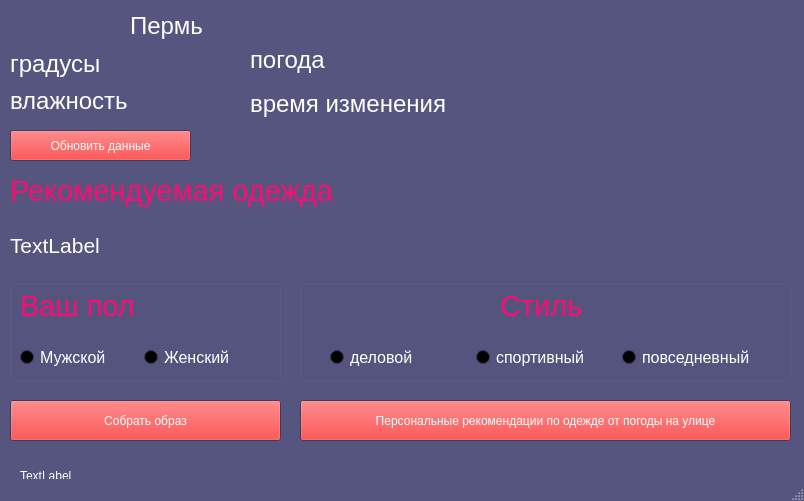
<?xml version="1.0" encoding="UTF-8"?>
<ui version="4.0">
 <class>MainWindow</class>
 <widget class="QMainWindow" name="MainWindow">
  <property name="geometry">
   <rect>
    <x>0</x>
    <y>0</y>
    <width>804</width>
    <height>501</height>
   </rect>
  </property>
  <property name="palette">
   <palette>
    <active>
     <colorrole role="WindowText">
      <brush brushstyle="SolidPattern">
       <color alpha="255">
        <red>255</red>
        <green>255</green>
        <blue>255</blue>
       </color>
      </brush>
     </colorrole>
     <colorrole role="Button">
      <brush brushstyle="SolidPattern">
       <color alpha="255">
        <red>85</red>
        <green>85</green>
        <blue>127</blue>
       </color>
      </brush>
     </colorrole>
     <colorrole role="Light">
      <brush brushstyle="SolidPattern">
       <color alpha="255">
        <red>127</red>
        <green>127</green>
        <blue>190</blue>
       </color>
      </brush>
     </colorrole>
     <colorrole role="Midlight">
      <brush brushstyle="SolidPattern">
       <color alpha="255">
        <red>106</red>
        <green>106</green>
        <blue>158</blue>
       </color>
      </brush>
     </colorrole>
     <colorrole role="Dark">
      <brush brushstyle="SolidPattern">
       <color alpha="255">
        <red>42</red>
        <green>42</green>
        <blue>63</blue>
       </color>
      </brush>
     </colorrole>
     <colorrole role="Mid">
      <brush brushstyle="SolidPattern">
       <color alpha="255">
        <red>57</red>
        <green>57</green>
        <blue>85</blue>
       </color>
      </brush>
     </colorrole>
     <colorrole role="Text">
      <brush brushstyle="SolidPattern">
       <color alpha="255">
        <red>255</red>
        <green>255</green>
        <blue>255</blue>
       </color>
      </brush>
     </colorrole>
     <colorrole role="BrightText">
      <brush brushstyle="SolidPattern">
       <color alpha="255">
        <red>255</red>
        <green>255</green>
        <blue>255</blue>
       </color>
      </brush>
     </colorrole>
     <colorrole role="ButtonText">
      <brush brushstyle="SolidPattern">
       <color alpha="255">
        <red>255</red>
        <green>255</green>
        <blue>255</blue>
       </color>
      </brush>
     </colorrole>
     <colorrole role="Base">
      <brush brushstyle="SolidPattern">
       <color alpha="255">
        <red>0</red>
        <green>0</green>
        <blue>0</blue>
       </color>
      </brush>
     </colorrole>
     <colorrole role="Window">
      <brush brushstyle="SolidPattern">
       <color alpha="255">
        <red>85</red>
        <green>85</green>
        <blue>127</blue>
       </color>
      </brush>
     </colorrole>
     <colorrole role="Shadow">
      <brush brushstyle="SolidPattern">
       <color alpha="255">
        <red>0</red>
        <green>0</green>
        <blue>0</blue>
       </color>
      </brush>
     </colorrole>
     <colorrole role="AlternateBase">
      <brush brushstyle="SolidPattern">
       <color alpha="255">
        <red>42</red>
        <green>42</green>
        <blue>63</blue>
       </color>
      </brush>
     </colorrole>
     <colorrole role="ToolTipBase">
      <brush brushstyle="SolidPattern">
       <color alpha="255">
        <red>255</red>
        <green>255</green>
        <blue>220</blue>
       </color>
      </brush>
     </colorrole>
     <colorrole role="ToolTipText">
      <brush brushstyle="SolidPattern">
       <color alpha="255">
        <red>0</red>
        <green>0</green>
        <blue>0</blue>
       </color>
      </brush>
     </colorrole>
     <colorrole role="PlaceholderText">
      <brush brushstyle="SolidPattern">
       <color alpha="127">
        <red>255</red>
        <green>255</green>
        <blue>255</blue>
       </color>
      </brush>
     </colorrole>
     <colorrole role="Accent">
      <brush brushstyle="SolidPattern">
       <color alpha="255">
        <red>0</red>
        <green>0</green>
        <blue>0</blue>
       </color>
      </brush>
     </colorrole>
    </active>
    <inactive>
     <colorrole role="WindowText">
      <brush brushstyle="SolidPattern">
       <color alpha="255">
        <red>255</red>
        <green>255</green>
        <blue>255</blue>
       </color>
      </brush>
     </colorrole>
     <colorrole role="Button">
      <brush brushstyle="SolidPattern">
       <color alpha="255">
        <red>85</red>
        <green>85</green>
        <blue>127</blue>
       </color>
      </brush>
     </colorrole>
     <colorrole role="Light">
      <brush brushstyle="SolidPattern">
       <color alpha="255">
        <red>127</red>
        <green>127</green>
        <blue>190</blue>
       </color>
      </brush>
     </colorrole>
     <colorrole role="Midlight">
      <brush brushstyle="SolidPattern">
       <color alpha="255">
        <red>106</red>
        <green>106</green>
        <blue>158</blue>
       </color>
      </brush>
     </colorrole>
     <colorrole role="Dark">
      <brush brushstyle="SolidPattern">
       <color alpha="255">
        <red>42</red>
        <green>42</green>
        <blue>63</blue>
       </color>
      </brush>
     </colorrole>
     <colorrole role="Mid">
      <brush brushstyle="SolidPattern">
       <color alpha="255">
        <red>57</red>
        <green>57</green>
        <blue>85</blue>
       </color>
      </brush>
     </colorrole>
     <colorrole role="Text">
      <brush brushstyle="SolidPattern">
       <color alpha="255">
        <red>255</red>
        <green>255</green>
        <blue>255</blue>
       </color>
      </brush>
     </colorrole>
     <colorrole role="BrightText">
      <brush brushstyle="SolidPattern">
       <color alpha="255">
        <red>255</red>
        <green>255</green>
        <blue>255</blue>
       </color>
      </brush>
     </colorrole>
     <colorrole role="ButtonText">
      <brush brushstyle="SolidPattern">
       <color alpha="255">
        <red>255</red>
        <green>255</green>
        <blue>255</blue>
       </color>
      </brush>
     </colorrole>
     <colorrole role="Base">
      <brush brushstyle="SolidPattern">
       <color alpha="255">
        <red>0</red>
        <green>0</green>
        <blue>0</blue>
       </color>
      </brush>
     </colorrole>
     <colorrole role="Window">
      <brush brushstyle="SolidPattern">
       <color alpha="255">
        <red>85</red>
        <green>85</green>
        <blue>127</blue>
       </color>
      </brush>
     </colorrole>
     <colorrole role="Shadow">
      <brush brushstyle="SolidPattern">
       <color alpha="255">
        <red>0</red>
        <green>0</green>
        <blue>0</blue>
       </color>
      </brush>
     </colorrole>
     <colorrole role="AlternateBase">
      <brush brushstyle="SolidPattern">
       <color alpha="255">
        <red>42</red>
        <green>42</green>
        <blue>63</blue>
       </color>
      </brush>
     </colorrole>
     <colorrole role="ToolTipBase">
      <brush brushstyle="SolidPattern">
       <color alpha="255">
        <red>255</red>
        <green>255</green>
        <blue>220</blue>
       </color>
      </brush>
     </colorrole>
     <colorrole role="ToolTipText">
      <brush brushstyle="SolidPattern">
       <color alpha="255">
        <red>0</red>
        <green>0</green>
        <blue>0</blue>
       </color>
      </brush>
     </colorrole>
     <colorrole role="PlaceholderText">
      <brush brushstyle="SolidPattern">
       <color alpha="127">
        <red>255</red>
        <green>255</green>
        <blue>255</blue>
       </color>
      </brush>
     </colorrole>
     <colorrole role="Accent">
      <brush brushstyle="SolidPattern">
       <color alpha="255">
        <red>0</red>
        <green>0</green>
        <blue>0</blue>
       </color>
      </brush>
     </colorrole>
    </inactive>
    <disabled>
     <colorrole role="WindowText">
      <brush brushstyle="SolidPattern">
       <color alpha="255">
        <red>42</red>
        <green>42</green>
        <blue>63</blue>
       </color>
      </brush>
     </colorrole>
     <colorrole role="Button">
      <brush brushstyle="SolidPattern">
       <color alpha="255">
        <red>85</red>
        <green>85</green>
        <blue>127</blue>
       </color>
      </brush>
     </colorrole>
     <colorrole role="Light">
      <brush brushstyle="SolidPattern">
       <color alpha="255">
        <red>127</red>
        <green>127</green>
        <blue>190</blue>
       </color>
      </brush>
     </colorrole>
     <colorrole role="Midlight">
      <brush brushstyle="SolidPattern">
       <color alpha="255">
        <red>106</red>
        <green>106</green>
        <blue>158</blue>
       </color>
      </brush>
     </colorrole>
     <colorrole role="Dark">
      <brush brushstyle="SolidPattern">
       <color alpha="255">
        <red>42</red>
        <green>42</green>
        <blue>63</blue>
       </color>
      </brush>
     </colorrole>
     <colorrole role="Mid">
      <brush brushstyle="SolidPattern">
       <color alpha="255">
        <red>57</red>
        <green>57</green>
        <blue>85</blue>
       </color>
      </brush>
     </colorrole>
     <colorrole role="Text">
      <brush brushstyle="SolidPattern">
       <color alpha="255">
        <red>42</red>
        <green>42</green>
        <blue>63</blue>
       </color>
      </brush>
     </colorrole>
     <colorrole role="BrightText">
      <brush brushstyle="SolidPattern">
       <color alpha="255">
        <red>255</red>
        <green>255</green>
        <blue>255</blue>
       </color>
      </brush>
     </colorrole>
     <colorrole role="ButtonText">
      <brush brushstyle="SolidPattern">
       <color alpha="255">
        <red>42</red>
        <green>42</green>
        <blue>63</blue>
       </color>
      </brush>
     </colorrole>
     <colorrole role="Base">
      <brush brushstyle="SolidPattern">
       <color alpha="255">
        <red>85</red>
        <green>85</green>
        <blue>127</blue>
       </color>
      </brush>
     </colorrole>
     <colorrole role="Window">
      <brush brushstyle="SolidPattern">
       <color alpha="255">
        <red>85</red>
        <green>85</green>
        <blue>127</blue>
       </color>
      </brush>
     </colorrole>
     <colorrole role="Shadow">
      <brush brushstyle="SolidPattern">
       <color alpha="255">
        <red>0</red>
        <green>0</green>
        <blue>0</blue>
       </color>
      </brush>
     </colorrole>
     <colorrole role="AlternateBase">
      <brush brushstyle="SolidPattern">
       <color alpha="255">
        <red>85</red>
        <green>85</green>
        <blue>127</blue>
       </color>
      </brush>
     </colorrole>
     <colorrole role="ToolTipBase">
      <brush brushstyle="SolidPattern">
       <color alpha="255">
        <red>255</red>
        <green>255</green>
        <blue>220</blue>
       </color>
      </brush>
     </colorrole>
     <colorrole role="ToolTipText">
      <brush brushstyle="SolidPattern">
       <color alpha="255">
        <red>0</red>
        <green>0</green>
        <blue>0</blue>
       </color>
      </brush>
     </colorrole>
     <colorrole role="PlaceholderText">
      <brush brushstyle="SolidPattern">
       <color alpha="127">
        <red>42</red>
        <green>42</green>
        <blue>63</blue>
       </color>
      </brush>
     </colorrole>
     <colorrole role="Accent">
      <brush brushstyle="SolidPattern">
       <color alpha="255">
        <red>60</red>
        <green>60</green>
        <blue>89</blue>
       </color>
      </brush>
     </colorrole>
    </disabled>
   </palette>
  </property>
  <property name="windowTitle">
   <string>MainWindow</string>
  </property>
  <widget class="QWidget" name="centralwidget">
   <widget class="QLabel" name="cityLabel">
    <property name="geometry">
     <rect>
      <x>130</x>
      <y>10</y>
      <width>411</width>
      <height>31</height>
     </rect>
    </property>
    <property name="font">
     <font>
      <pointsize>18</pointsize>
      <bold>false</bold>
     </font>
    </property>
    <property name="text">
     <string>Пермь</string>
    </property>
   </widget>
   <widget class="QLabel" name="weatherIcon">
    <property name="geometry">
     <rect>
      <x>20</x>
      <y>450</y>
      <width>81</width>
      <height>51</height>
     </rect>
    </property>
    <property name="text">
     <string>TextLabel</string>
    </property>
   </widget>
   <widget class="QPushButton" name="refreshButton">
    <property name="geometry">
     <rect>
      <x>10</x>
      <y>130</y>
      <width>181</width>
      <height>31</height>
     </rect>
    </property>
    <property name="palette">
     <palette>
      <active>
       <colorrole role="Button">
        <brush brushstyle="SolidPattern">
         <color alpha="255">
          <red>255</red>
          <green>0</green>
          <blue>0</blue>
         </color>
        </brush>
       </colorrole>
      </active>
      <inactive>
       <colorrole role="Button">
        <brush brushstyle="SolidPattern">
         <color alpha="255">
          <red>255</red>
          <green>0</green>
          <blue>0</blue>
         </color>
        </brush>
       </colorrole>
      </inactive>
      <disabled>
       <colorrole role="Button">
        <brush brushstyle="SolidPattern">
         <color alpha="255">
          <red>255</red>
          <green>0</green>
          <blue>0</blue>
         </color>
        </brush>
       </colorrole>
      </disabled>
     </palette>
    </property>
    <property name="text">
     <string>Обновить данные</string>
    </property>
   </widget>
   <widget class="QLabel" name="label_4">
    <property name="geometry">
     <rect>
      <x>10</x>
      <y>170</y>
      <width>421</width>
      <height>41</height>
     </rect>
    </property>
    <property name="palette">
     <palette>
      <active>
       <colorrole role="WindowText">
        <brush brushstyle="SolidPattern">
         <color alpha="255">
          <red>255</red>
          <green>10</green>
          <blue>116</blue>
         </color>
        </brush>
       </colorrole>
       <colorrole role="Text">
        <brush brushstyle="SolidPattern">
         <color alpha="255">
          <red>255</red>
          <green>0</green>
          <blue>0</blue>
         </color>
        </brush>
       </colorrole>
      </active>
      <inactive>
       <colorrole role="WindowText">
        <brush brushstyle="SolidPattern">
         <color alpha="255">
          <red>255</red>
          <green>10</green>
          <blue>116</blue>
         </color>
        </brush>
       </colorrole>
       <colorrole role="Text">
        <brush brushstyle="SolidPattern">
         <color alpha="255">
          <red>255</red>
          <green>0</green>
          <blue>0</blue>
         </color>
        </brush>
       </colorrole>
      </inactive>
      <disabled/>
     </palette>
    </property>
    <property name="font">
     <font>
      <pointsize>22</pointsize>
     </font>
    </property>
    <property name="text">
     <string>Рекомендуемая одежда</string>
    </property>
   </widget>
   <widget class="QLabel" name="clothingLabel">
    <property name="geometry">
     <rect>
      <x>10</x>
      <y>210</y>
      <width>821</width>
      <height>71</height>
     </rect>
    </property>
    <property name="palette">
     <palette>
      <active>
       <colorrole role="Window">
        <brush brushstyle="SolidPattern">
         <color alpha="255">
          <red>255</red>
          <green>0</green>
          <blue>0</blue>
         </color>
        </brush>
       </colorrole>
      </active>
      <inactive>
       <colorrole role="Window">
        <brush brushstyle="SolidPattern">
         <color alpha="255">
          <red>255</red>
          <green>0</green>
          <blue>0</blue>
         </color>
        </brush>
       </colorrole>
      </inactive>
      <disabled>
       <colorrole role="Base">
        <brush brushstyle="SolidPattern">
         <color alpha="255">
          <red>255</red>
          <green>0</green>
          <blue>0</blue>
         </color>
        </brush>
       </colorrole>
       <colorrole role="Window">
        <brush brushstyle="SolidPattern">
         <color alpha="255">
          <red>255</red>
          <green>0</green>
          <blue>0</blue>
         </color>
        </brush>
       </colorrole>
      </disabled>
     </palette>
    </property>
    <property name="font">
     <font>
      <pointsize>16</pointsize>
     </font>
    </property>
    <property name="text">
     <string>TextLabel</string>
    </property>
   </widget>
   <widget class="QGroupBox" name="genderGroupBox">
    <property name="geometry">
     <rect>
      <x>10</x>
      <y>280</y>
      <width>271</width>
      <height>101</height>
     </rect>
    </property>
    <property name="title">
     <string/>
    </property>
    <widget class="QLabel" name="label_5">
     <property name="geometry">
      <rect>
       <x>10</x>
       <y>10</y>
       <width>351</width>
       <height>31</height>
      </rect>
     </property>
     <property name="palette">
      <palette>
       <active>
        <colorrole role="WindowText">
         <brush brushstyle="SolidPattern">
          <color alpha="255">
           <red>255</red>
           <green>10</green>
           <blue>116</blue>
          </color>
         </brush>
        </colorrole>
        <colorrole role="Text">
         <brush brushstyle="SolidPattern">
          <color alpha="255">
           <red>255</red>
           <green>0</green>
           <blue>0</blue>
          </color>
         </brush>
        </colorrole>
       </active>
       <inactive>
        <colorrole role="WindowText">
         <brush brushstyle="SolidPattern">
          <color alpha="255">
           <red>255</red>
           <green>10</green>
           <blue>116</blue>
          </color>
         </brush>
        </colorrole>
        <colorrole role="Text">
         <brush brushstyle="SolidPattern">
          <color alpha="255">
           <red>255</red>
           <green>0</green>
           <blue>0</blue>
          </color>
         </brush>
        </colorrole>
       </inactive>
       <disabled/>
      </palette>
     </property>
     <property name="font">
      <font>
       <pointsize>22</pointsize>
      </font>
     </property>
     <property name="text">
      <string>Ваш пол</string>
     </property>
    </widget>
    <widget class="QWidget" name="layoutWidget">
     <property name="geometry">
      <rect>
       <x>10</x>
       <y>60</y>
       <width>241</width>
       <height>35</height>
      </rect>
     </property>
     <layout class="QHBoxLayout" name="horizontalLayout_2">
      <item>
       <widget class="QRadioButton" name="radioButtonMale">
        <property name="palette">
         <palette>
          <active>
           <colorrole role="Text">
            <brush brushstyle="SolidPattern">
             <color alpha="255">
              <red>0</red>
              <green>0</green>
              <blue>255</blue>
             </color>
            </brush>
           </colorrole>
          </active>
          <inactive>
           <colorrole role="Text">
            <brush brushstyle="SolidPattern">
             <color alpha="255">
              <red>0</red>
              <green>0</green>
              <blue>255</blue>
             </color>
            </brush>
           </colorrole>
          </inactive>
          <disabled/>
         </palette>
        </property>
        <property name="font">
         <font>
          <pointsize>12</pointsize>
         </font>
        </property>
        <property name="text">
         <string>Мужской</string>
        </property>
       </widget>
      </item>
      <item>
       <widget class="QRadioButton" name="radioButtonFemale">
        <property name="palette">
         <palette>
          <active>
           <colorrole role="Text">
            <brush brushstyle="SolidPattern">
             <color alpha="255">
              <red>255</red>
              <green>0</green>
              <blue>127</blue>
             </color>
            </brush>
           </colorrole>
          </active>
          <inactive>
           <colorrole role="Text">
            <brush brushstyle="SolidPattern">
             <color alpha="255">
              <red>255</red>
              <green>0</green>
              <blue>127</blue>
             </color>
            </brush>
           </colorrole>
          </inactive>
          <disabled/>
         </palette>
        </property>
        <property name="font">
         <font>
          <pointsize>12</pointsize>
         </font>
        </property>
        <property name="text">
         <string>Женский </string>
        </property>
       </widget>
      </item>
     </layout>
    </widget>
   </widget>
   <widget class="QGroupBox" name="styleGroupBox">
    <property name="geometry">
     <rect>
      <x>300</x>
      <y>280</y>
      <width>491</width>
      <height>101</height>
     </rect>
    </property>
    <property name="title">
     <string/>
    </property>
    <widget class="QLabel" name="label_6">
     <property name="geometry">
      <rect>
       <x>200</x>
       <y>10</y>
       <width>351</width>
       <height>31</height>
      </rect>
     </property>
     <property name="palette">
      <palette>
       <active>
        <colorrole role="WindowText">
         <brush brushstyle="SolidPattern">
          <color alpha="255">
           <red>255</red>
           <green>10</green>
           <blue>116</blue>
          </color>
         </brush>
        </colorrole>
        <colorrole role="Text">
         <brush brushstyle="SolidPattern">
          <color alpha="255">
           <red>255</red>
           <green>0</green>
           <blue>0</blue>
          </color>
         </brush>
        </colorrole>
       </active>
       <inactive>
        <colorrole role="WindowText">
         <brush brushstyle="SolidPattern">
          <color alpha="255">
           <red>255</red>
           <green>10</green>
           <blue>116</blue>
          </color>
         </brush>
        </colorrole>
        <colorrole role="Text">
         <brush brushstyle="SolidPattern">
          <color alpha="255">
           <red>255</red>
           <green>0</green>
           <blue>0</blue>
          </color>
         </brush>
        </colorrole>
       </inactive>
       <disabled/>
      </palette>
     </property>
     <property name="font">
      <font>
       <pointsize>22</pointsize>
      </font>
     </property>
     <property name="text">
      <string>Стиль</string>
     </property>
    </widget>
    <widget class="QWidget" name="layoutWidget">
     <property name="geometry">
      <rect>
       <x>30</x>
       <y>60</y>
       <width>432</width>
       <height>35</height>
      </rect>
     </property>
     <layout class="QHBoxLayout" name="horizontalLayout_6">
      <item>
       <widget class="QRadioButton" name="radioButtonBusiness">
        <property name="font">
         <font>
          <pointsize>12</pointsize>
         </font>
        </property>
        <property name="text">
         <string>деловой</string>
        </property>
       </widget>
      </item>
      <item>
       <widget class="QRadioButton" name="radioButtonSport">
        <property name="font">
         <font>
          <pointsize>12</pointsize>
         </font>
        </property>
        <property name="text">
         <string>спортивный</string>
        </property>
       </widget>
      </item>
      <item>
       <widget class="QRadioButton" name="radioButtonCasual">
        <property name="font">
         <font>
          <pointsize>12</pointsize>
         </font>
        </property>
        <property name="text">
         <string>повседневный</string>
        </property>
       </widget>
      </item>
     </layout>
    </widget>
   </widget>
   <widget class="QPushButton" name="clothingAdviceButton">
    <property name="geometry">
     <rect>
      <x>300</x>
      <y>400</y>
      <width>491</width>
      <height>41</height>
     </rect>
    </property>
    <property name="palette">
     <palette>
      <active>
       <colorrole role="Button">
        <brush brushstyle="SolidPattern">
         <color alpha="255">
          <red>255</red>
          <green>0</green>
          <blue>0</blue>
         </color>
        </brush>
       </colorrole>
      </active>
      <inactive>
       <colorrole role="Button">
        <brush brushstyle="SolidPattern">
         <color alpha="255">
          <red>255</red>
          <green>0</green>
          <blue>0</blue>
         </color>
        </brush>
       </colorrole>
      </inactive>
      <disabled>
       <colorrole role="Button">
        <brush brushstyle="SolidPattern">
         <color alpha="255">
          <red>255</red>
          <green>0</green>
          <blue>0</blue>
         </color>
        </brush>
       </colorrole>
      </disabled>
     </palette>
    </property>
    <property name="text">
     <string>Персональные рекомендации по одежде от погоды на улице</string>
    </property>
   </widget>
   <widget class="QPushButton" name="pushButton">
    <property name="geometry">
     <rect>
      <x>10</x>
      <y>400</y>
      <width>271</width>
      <height>41</height>
     </rect>
    </property>
    <property name="palette">
     <palette>
      <active>
       <colorrole role="Button">
        <brush brushstyle="SolidPattern">
         <color alpha="255">
          <red>255</red>
          <green>0</green>
          <blue>0</blue>
         </color>
        </brush>
       </colorrole>
      </active>
      <inactive>
       <colorrole role="Button">
        <brush brushstyle="SolidPattern">
         <color alpha="255">
          <red>255</red>
          <green>0</green>
          <blue>0</blue>
         </color>
        </brush>
       </colorrole>
      </inactive>
      <disabled>
       <colorrole role="Button">
        <brush brushstyle="SolidPattern">
         <color alpha="255">
          <red>255</red>
          <green>0</green>
          <blue>0</blue>
         </color>
        </brush>
       </colorrole>
      </disabled>
     </palette>
    </property>
    <property name="text">
     <string>Собрать образ</string>
    </property>
   </widget>
   <widget class="QLabel" name="descLabel">
    <property name="geometry">
     <rect>
      <x>250</x>
      <y>40</y>
      <width>389</width>
      <height>40</height>
     </rect>
    </property>
    <property name="font">
     <font>
      <pointsize>18</pointsize>
      <bold>false</bold>
     </font>
    </property>
    <property name="text">
     <string>погода</string>
    </property>
   </widget>
   <widget class="QLabel" name="statusLabel">
    <property name="geometry">
     <rect>
      <x>250</x>
      <y>60</y>
      <width>389</width>
      <height>87</height>
     </rect>
    </property>
    <property name="font">
     <font>
      <pointsize>18</pointsize>
      <bold>false</bold>
     </font>
    </property>
    <property name="mouseTracking">
     <bool>false</bool>
    </property>
    <property name="text">
     <string>время изменения</string>
    </property>
   </widget>
   <widget class="QLabel" name="tempLabel">
    <property name="geometry">
     <rect>
      <x>10</x>
      <y>20</y>
      <width>389</width>
      <height>87</height>
     </rect>
    </property>
    <property name="font">
     <font>
      <pointsize>18</pointsize>
      <bold>false</bold>
     </font>
    </property>
    <property name="text">
     <string>градусы</string>
    </property>
   </widget>
   <widget class="QLabel" name="humidityLabel">
    <property name="geometry">
     <rect>
      <x>10</x>
      <y>70</y>
      <width>371</width>
      <height>61</height>
     </rect>
    </property>
    <property name="font">
     <font>
      <pointsize>18</pointsize>
      <bold>false</bold>
     </font>
    </property>
    <property name="text">
     <string>влажность</string>
    </property>
   </widget>
   <zorder>weatherIcon</zorder>
   <zorder>refreshButton</zorder>
   <zorder>cityLabel</zorder>
   <zorder>label_4</zorder>
   <zorder>clothingLabel</zorder>
   <zorder>genderGroupBox</zorder>
   <zorder>styleGroupBox</zorder>
   <zorder>clothingAdviceButton</zorder>
   <zorder>pushButton</zorder>
   <zorder>descLabel</zorder>
   <zorder>statusLabel</zorder>
   <zorder>tempLabel</zorder>
   <zorder>humidityLabel</zorder>
  </widget>
  <widget class="QMenuBar" name="menubar">
   <property name="geometry">
    <rect>
     <x>0</x>
     <y>0</y>
     <width>804</width>
     <height>25</height>
    </rect>
   </property>
  </widget>
  <widget class="QStatusBar" name="statusbar"/>
 </widget>
 <resources/>
 <connections/>
</ui>
